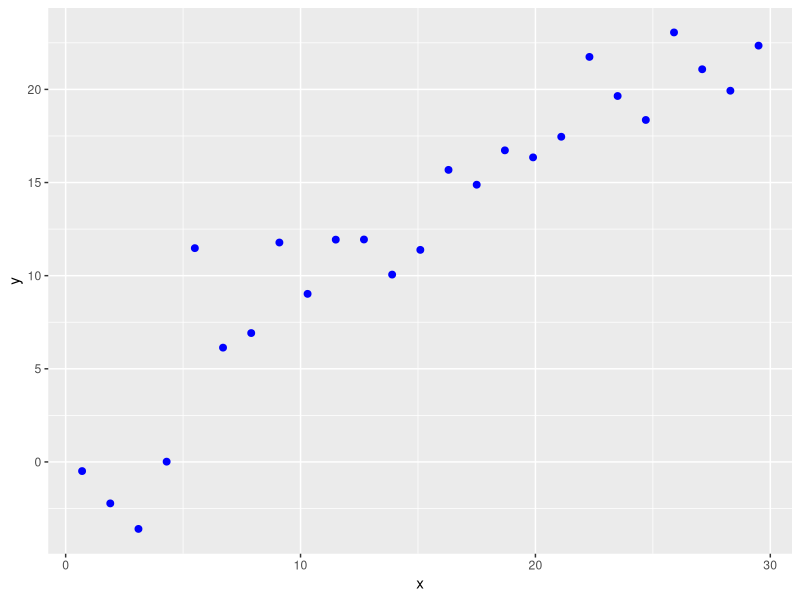

This chart was generated by the following R code:
# simple file 

library(ggplot2)
m <- .8
b <-  1
x <- seq(from = .7, to = 30, by = 1.2)
s <- 3
e <- s*rnorm(length(x))

y <- m*x + b + e


dat <- as.data.frame(cbind(x,y))

p <- ggplot(data=dat, aes(x,y)) 

p + geom_point(color="blue", size=2)
